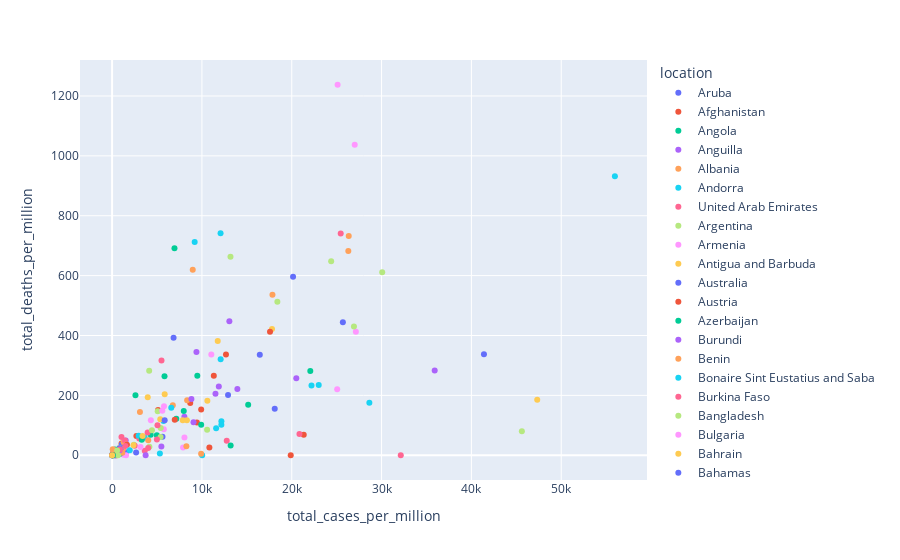

Here is the notebook cell this chart was saved with:
### Code cell
scatter_plot('2020-10-27', 'total_deaths_per_million', 'total_cases_per_million')
